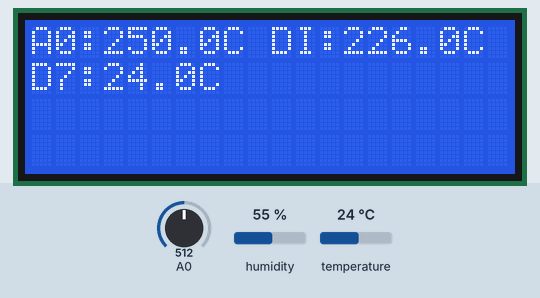
Simulated run of this sketch. Board: Arduino Uno, built with avr-gcc and run on an emulated ATmega328P. Parts: 20×4 character LCD. The test bench sets the inputs (shaded band); at power-on: A0 = 512, humidity 55 %, temperature 24 °C. What the sketch prints to the serial monitor is not drawn.

Above: at 3.2 s.
3.3 s: A0 set to 268
At 4.2 s:
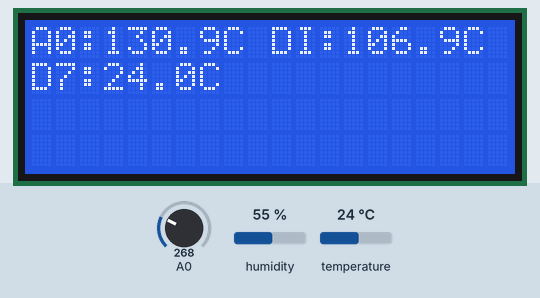
5.1 s: A0 set to 240
At 5.9 s:
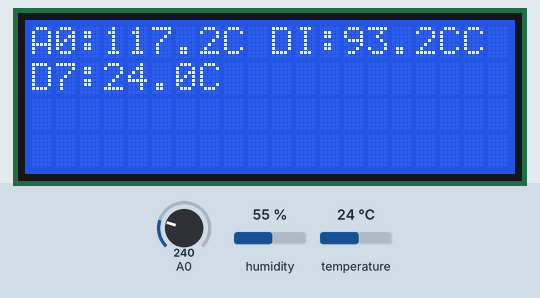
7.1 s: A0 set to 221
At 8.8 s:
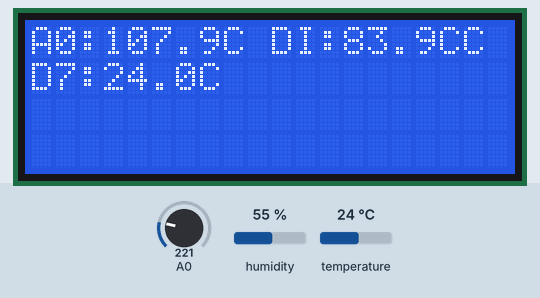
9.1 s: A0 set to 194
At 10.5 s:
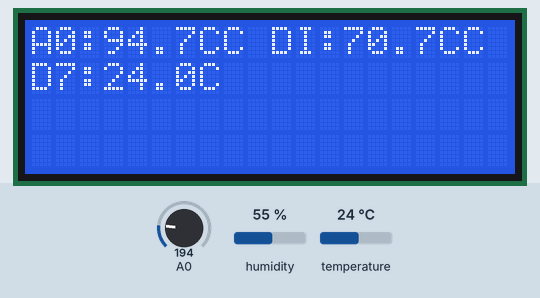
11.1 s: A0 set to 75
At 11.7 s:
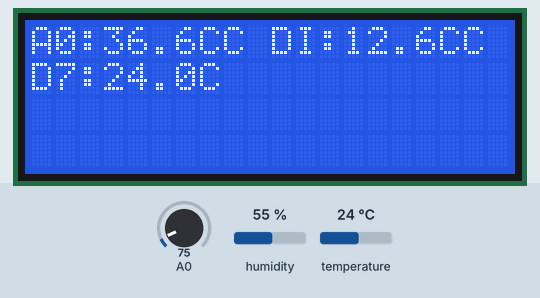
12.6 s: A0 set to 66
At 12.9 s:
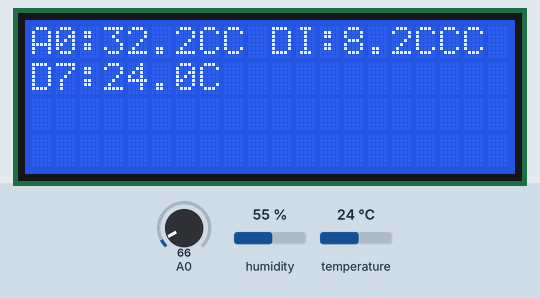
Timing chart, 0 to 15.1 s (numbered marks = the images above; inputs shaded):
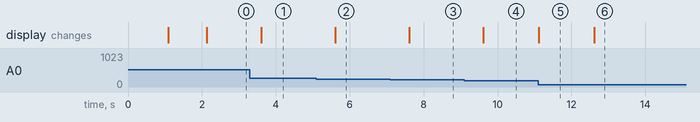

The sketch:

exam.ino
```cpp
#include <Wire.h>
#include <LiquidCrystal_I2C.h>
#include "DHT.h"

/**
 * @brief from I2C hello world example
 *
 */
LiquidCrystal_I2C
    lcd(0x27, 20,
        4); // set the LCD address to 0x27 for a 16 chars and 2 line display

/**
 * @brief Temperature meter
 */
typedef struct TEMP_METER {
  byte pin : 4;

  /**
   * @brief last measured value should be stored here
   */
  float value;

  /**
   * @brief How often to check the temperature of specified meter
   */
  unsigned int checkTimeMs;

  /**
   * @brief Preferebly used to assigned millis() function value
   *        for further comparison
   */
  unsigned long lastCheckTimeMS;
} TEMP_METER;

typedef struct DHT_S {
  /**
   * @brief expected delay between measurements
   *
   */
  int delay;
  float value;
  unsigned long lastMeasurement;
  unsigned long lastReading;
} DHT_S;

TEMP_METER lm35 = {A0, 0, 500, 0};

#define DHTPIN 7
#define DHTTYPE DHT11
DHT dht(DHTPIN, DHTTYPE);
DHT_S dhtS = {500, 0};

float tempDiff = 0;

void setup() {
  Serial.begin(9600);
  dht.begin();

  initLCD(&lcd);

  delay(1000);
}

void loop() {
  delayedTempCheck(&lcd, &lm35);
  checkTempDigital(&lcd, &dht, &dhtS);
  checkTempDiff(&lcd, &dhtS, &lm35);
}

void checkTempDiff(LiquidCrystal_I2C *lcd, DHT_S *dht_s, TEMP_METER *lm) {
  float differenceNow = abs(dht_s->value - lm->value);

  if (differenceNow != tempDiff) {
    tempDiff = differenceNow;

    char tempS[11] = "DI:";

    // Convert float value into string
    dtostrf(tempDiff, -3, 1, tempS + 3);
    // Append C
    strcat(tempS, "C");

    printToLCD(lcd, 10, 0, tempS);
  }
}

/**
 * @brief Setup for specified LCD display
 *
 * @param lcd
 */
void initLCD(LiquidCrystal_I2C *lcd) {
  lcd->init();
  lcd->backlight();

  printToLCD(lcd, 4, 2, "temp. meter");
  printToLCD(lcd, 6, 3, "tester");
  delay(1000);
  lcd->clear();
}

/**
 * @brief print to LCD
 *
 * @param lcd
 * @param col
 * @param row
 * @param message
 */
void printToLCD(LiquidCrystal_I2C *lcd, int col, int row, char *message) {
  lcd->setCursor(col, row);
  lcd->print(message);
}

/**
 * @brief Delays the checking and re-printing of message
 *
 * @param lcd
 * @param temp
 */
void delayedTempCheck(LiquidCrystal_I2C *lcd, TEMP_METER *temp) {
  if ((millis() - temp->lastCheckTimeMS) > temp->checkTimeMs) {

    char tempS[11] = "A0:";

    temp->lastCheckTimeMS = millis();

    checkTempAnalog(temp);

    // Convert float value into string
    dtostrf(temp->value, -3, 1, tempS + 3);

    // Append C
    strcat(tempS, "C");

    printToLCD(lcd, 0, 0, tempS);
  }
}

/**
 * @brief Get the Temperature of temp. meter
 *
 * @param temp
 */
void checkTempAnalog(TEMP_METER *temp) {
  // read the value from the PIN,
  // convert this value to voltage (5000 / 1024.0),
  // and then to temperature (/10)
  temp->value = analogRead(lm35.pin) * (5000 / 1024.0F) / 10;
}

/**
 * @brief Delays the printing and checs digital temp meter
 *
 * @param lcd
 * @param dht
 * @param dht_s
 */
void checkTempDigital(LiquidCrystal_I2C *lcd, DHT *dht, DHT_S *dht_s) {
  if (millis() - dht_s->lastMeasurement > dht_s->delay) {
    char tempS[11] = "D7:";

    dht_s->lastMeasurement = millis();

    if (millis() - dht_s->lastReading > 300) {
      dht_s->value = dht->readTemperature();
      dht_s->lastReading = millis();
    }

    Serial.println(dht_s->value);

    // Convert float value into string
    dtostrf(dht_s->value, -3, 1, tempS + 3);

    // Append C
    strcat(tempS, "C");

    printToLCD(lcd, 0, 1, tempS);
  }
}
```

Measured:
- the behaviour switches between 254 and 253 on A0 (found by bisection; images 1 and 2)
- the behaviour switches between 205 and 204 on A0 (found by bisection; images 3 and 4)
- the behaviour switches between 70 and 69 on A0 (found by bisection; images 5 and 6)
- after the input at 3.3 s, the display: changes after 0.30 s (image 1)
- after the input at 5.1 s, the display: changes after 0.51 s (image 2)
- after the input at 7.1 s, the display: changes after 0.51 s (image 3)
- after the input at 9.1 s, the display: changes after 0.52 s (image 4)
- after the input at 11.1 s, the display: changes at once (image 5)
- after the input at 12.6 s, the display: changes at once (image 6)
